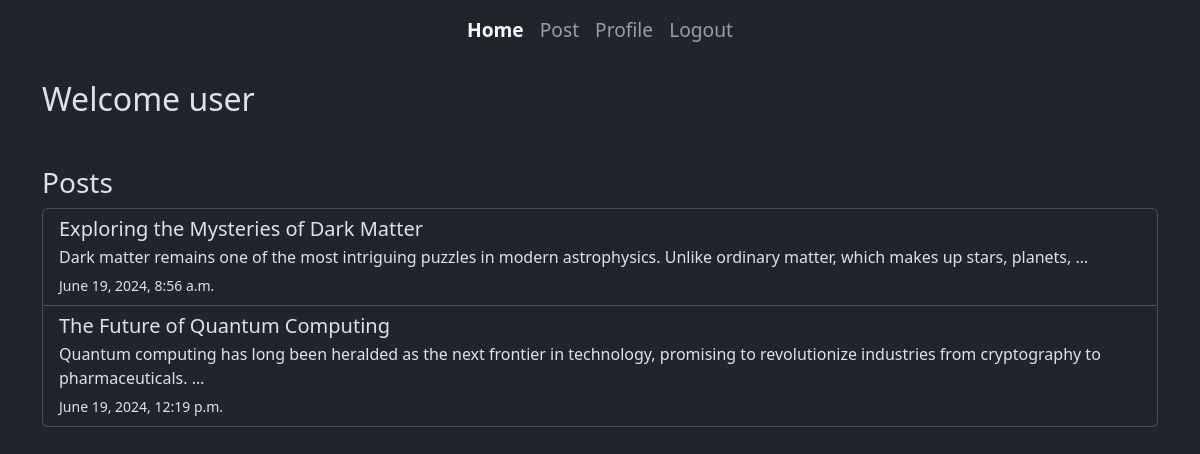
The app's page /home/ (signed in) with its own data.
### mainapp/models.py (models this page shows, shortened)
class Post(models.Model):
    title = models.CharField(max_length=200)
    content = models.TextField()
    author = models.ForeignKey(User, on_delete=models.CASCADE)
    created_at = models.DateTimeField(auto_now_add=True)
    updated_at = models.DateTimeField(auto_now=True)
    slug = models.SlugField(max_length=200, unique=True, blank=True)
    published = models.BooleanField(default=False)
    category = models.ForeignKey(Category, on_delete=models.SET_NULL, null=True, blank=True)

### mainapp/views.py (the view)
# urls.py: path('home/', views.homepage, name='home'),
@login_required(login_url='login')
def homepage(request):
    posts = Post.objects.all()
    return render(request, 'mainapp/home.html', {'posts': posts})

### mainapp/templates/mainapp/home.html (shortened to what this page needs)
<!DOCTYPE html>
<html lang="en" data-bs-theme="dark">
  <head>
    <link
      href="https://cdn.jsdelivr.net/npm/bootstrap@5.3.3/dist/css/bootstrap.min.css"
      rel="stylesheet"
    />
  </head>
  <body>
    {% include "includes/nav.html" %}
    <div class="container" id="main-container">
      <h2 class="h-2 mb-5">Welcome {{ request.user.username }}</h2>
      <h3>Posts</h3>
      {% if posts %}
          <div class="list-group">
              {% for post in posts %}
                  <a href="{% url 'post_detail' post.slug %}" class="list-group-item list-group-item-action">
                      <h5 class="mb-1">{{ post.title }}</h5>
                      <p class="mb-1">{{ post.content|truncatewords:20 }}</p>
                      <small>{{ post.created_at }}</small>
                  </a>
              {% endfor %}
          </div>
      {% else %}
          <p>You have not posted anything yet.</p>
      {% endif %}
  </div>
  </body>
</html>

### templates/includes/nav.html
<nav class="navbar navbar-expand-lg navbar-dark bg-dark fixed-top">
    <div class="container">
      <ul class="navbar-nav mx-auto">
        <li class="nav-item">
          <a class="nav-link active" aria-current="page" href="{% url 'home' %}">Home</a>
        </li>
        <li class="nav-item">
          <a class="nav-link" href="{% url 'post' %}">Post</a>
        </li>
        <li class="nav-item">
          <a class="nav-link" href="{% url 'profile' %}">Profile</a>
        </li>
        <li class="nav-item">
          <a class="nav-link" href="{% url 'logout' %}">Logout</a>
        </li>
      </ul>
    </div>
  </nav>

### mainapp/templates/mainapp/home.html (style rules this page uses)
.nav-link { font-size: 1.2rem; }
.nav-link.active { font-weight: 700; }
#main-container { margin-top: 80px; }

### records on screen
Post: title "Exploring the Mysteries of Dark Matter", content "Dark matter remains one of the most intriguing puzzles in modern astrophysics. Unlike ordinary matter, which makes up stars, planets, …", created_at "June 19, 2024, 8:56 a.m."
Post: title "The Future of Quantum Computing", content "Quantum computing has long been heralded as the next frontier in technology, promising to revolutionize industries from cryptography to pharmaceuticals. …", created_at "June 19, 2024, 12:19 p.m."

### other values on screen
{{ request.user.username }} "user"
